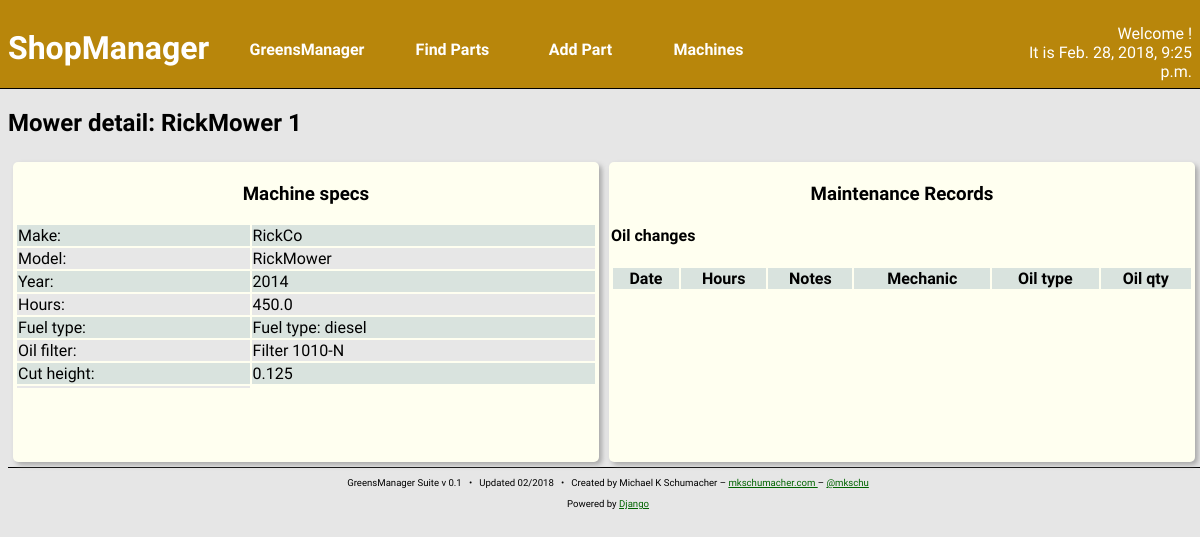
/shop/greensmower/1, run on an earlier commit of the app's database.
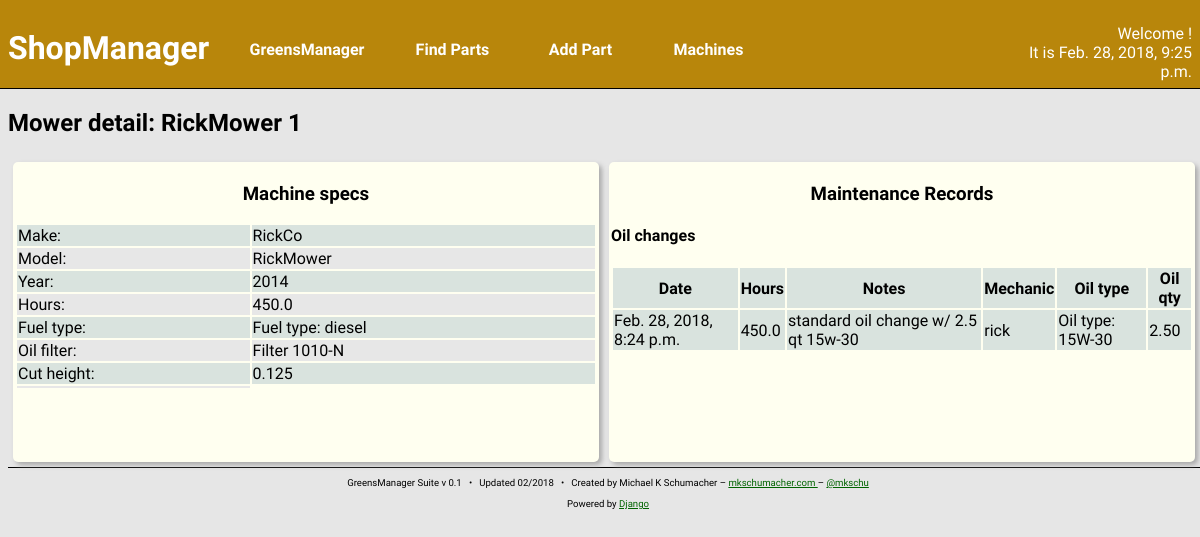
And on a later commit of the database.
### machines/models.py (models this page shows)
class Machine(models.Model):
    make = models.CharField(max_length=128)
    model = models.TextField(max_length=256)
    year = models.IntegerField()
    ident_number = models.CharField(max_length=16,
                                    blank = True,
                                    null = True)
    date_purchased = models.DateField()
    hours = models.FloatField()
    in_commission = models.BooleanField(default = True)
    fuel_type = models.ManyToManyField('parts.Fuel',
                                       blank = True,
                                       related_name = '+')
    oil_type = models.ManyToManyField('parts.Oil',
                                      blank = True,
                                      related_name = '+')
    oil_capacity = models.FloatField(blank = True, null = True)
    hyd_oil_type = models.ManyToManyField('parts.Oil',
                                          blank = True,
                                          related_name = '+')
    hyd_oil_capacity = models.FloatField(blank = True, null = True)
    oil_filter = models.ManyToManyField('parts.Filter',
                                        blank = True,
                                        related_name = '+')
    hyd_oil_filter = models.ManyToManyField('parts.Filter',
                                            blank = True,
                                            related_name = '+')
    fuel_filter = models.ManyToManyField('parts.Filter',
                                         blank = True,
                                         related_name = '+')
    created_at = models.DateTimeField(auto_now_add=True)
    updated_at = models.DateTimeField(auto_now=True)
    def __str__(self):
        return "%s %s" % (self.model, self.ident_number)

class Mower(Machine):
    cut_height = models.FloatField()

class GreensMower(Mower):
    """
    GreensMower class

    A subclass of Machine->Mower. Tracks machines typically used to
    mow greens.
    """

class Mower(Machine):
    cut_height = models.FloatField()

### parts/models.py (models this page shows, shortened)
class Fluid(models.Model):
    name = models.TextField()
    price_per_unit = models.DecimalField(decimal_places = 2,
                                         max_digits = 10)
    created_at = models.DateTimeField(auto_now_add=True)
    updated_at = models.DateTimeField(auto_now=True)

class Part(models.Model):
    part_no = models.CharField(max_length=256)
    alt_part_no = models.CharField(max_length=256,
                                   blank = True,
                                   null = True)
    make = models.CharField(max_length=256)
    description = models.TextField(blank = True, null = True)
    location = models.TextField(blank = True, null = True)
    in_stock = models.PositiveIntegerField()
    price = models.DecimalField(decimal_places = 2,
                                max_digits = 10)
    obsolete = models.BooleanField(default = False)
    created_at = models.DateTimeField(auto_now_add=True)
    updated_at = models.DateTimeField(auto_now=True)

### maintenance/models.py (models this page shows)
class Maintenance(models.Model):
    date_ooc = models.DateTimeField(auto_now_add=True)
    date_fixed = models.DateTimeField(blank=True, null=True)
    machine = models.ForeignKey('machines.Machine')
    hours_on_machine = models.FloatField()
    description = models.TextField()
    parts_used = models.ManyToManyField('parts.Part',
                                        through=RepairPart,
                                        blank = True)
    acked = models.ForeignKey(User)
    updated_at = models.DateTimeField(auto_now=True)

class OilChange(Maintenance):
    oil = models.ForeignKey('parts.Oil')
    oil_qty = models.DecimalField(decimal_places=2,
                                  max_digits=12)
    oil_cost = models.DecimalField(decimal_places=2,
                                   max_digits=12,
                                   blank=True,
                                   null=True)

class Maintenance(models.Model):
    date_ooc = models.DateTimeField(auto_now_add=True)
    date_fixed = models.DateTimeField(blank=True, null=True)
    machine = models.ForeignKey('machines.Machine')
    hours_on_machine = models.FloatField()
    description = models.TextField()
    parts_used = models.ManyToManyField('parts.Part',
                                        through=RepairPart,
                                        blank = True)
    acked = models.ForeignKey(User)
    updated_at = models.DateTimeField(auto_now=True)

### machines/views.py (the view)
# urls.py: url(r'^greensmower/(?P<mower_id>[0-9]+)', views.mower, name="mowerDetail"),
def mower(request, mower_id):
    curr_time = now()
    mower = Mach.GreensMower.objects.get(pk=mower_id)
    oil_changes = Maint.OilChange.objects.filter(machine=mower)[:5]
    context = {
        'curr_time': curr_time,
        'mower': mower,
        'oil_changes': oil_changes,
    }
    return render(request, 'machines/mower.html', context)

### parts/models.py (called while the page is built)
    def __str__(self):
        return "Fuel type: %s" % self.name

    def __str__(self):
        return "Oil type: %s" % self.name

    def __str__(self):
        return "Filter %s" % self.part_no

### machines/templates/machines/mower.html
{% include "machines/shophead.html" %}
<h2>Mower detail: {{ mower }}</h2>
<section class="content-block content-block-half">
    <h3>Machine specs</h3>
    <table>
        <tr>
            <td>Make:</td>
            <td>{{ mower.make }}</td>
        </tr>
        <tr>
            <td>Model:</td>
            <td>{{ mower.model }}</td>
        </tr>
        <tr>
            <td>Year:</td>
            <td>{{ mower.year }}</td>
        </tr>
        <tr>
            <td>Hours:</td>
            <td>{{ mower.hours }}</td>
        </tr>
        <tr>
            <td>Fuel type:</td>
            <td>{{ mower.fuel_type.first }}</td>
        </tr>
        <tr>
            <td>Oil filter:</td>
            <td>{{ mower.oil_filter.first }}</td>
        </tr>
        <tr>
            <td>Cut height:</td>
            <td>{{ mower.cut_height }}</td>
        </tr>
        <tr>
            <td></td>
        </tr>
    </table>
</section>
<section class="content-block content-block-half">
    <h3>Maintenance Records</h3>
    <h4>Oil changes</h4>
    <table>
        <thead>
            <th>Date</th>
            <th>Hours</th>
            <th>Notes</th>
            <th>Mechanic</th>
            <th>Oil type</th>
            <th>Oil qty</th>
        </thead>
        {% for o in oil_changes %}
        <tr>
            <td>{{ o.date_fixed }}</td>
            <td>{{ o.hours_on_machine }}</td>
            <td>{{ o.description }}</td>
            <td>{{ o.acked }}</td>
            <td>{{ o.oil }}</td>
            <td>{{ o.oil_qty }}</td>
        </tr>
        {% endfor %}
    </table>
</section>
{% include "foot.html" %}

### machines/templates/machines/shophead.html (shortened to what this page needs)
<!DOCTYPE html>
<html>
{% load static %}
<head>
    <link rel="stylesheet"
          type="text/css"
          href="{% static 'styles/main.css' %}" />
    <link rel="stylesheet"
          type="text/css"
          href="{% static 'styles/tablet.css' %}" />
    <link rel="stylesheet"
          type="text/css"
          href="{% static 'parts/styles/parts.css' %}" />
    <link rel="stylesheet"
          type="text/css"
          href="{% static 'machines/styles/shop.css' %}" />
</head>
<body>
<header>
    <a href="{% url 'shop:index' %}">
        <h1>ShopManager</h1>
    </a>
    <nav>
        <ul>
            <div class="parent-menu">
                <li>
                    <a href="{% url 'welcome:index' %}">
                        GreensManager
                    </a>
                </li>
            </div>
            <div class="parent-menu">
                <li>Find Parts
                </li>
            </div>
            <div class="parent-menu">
                <li>Add Part</li>
            </div>
            <div class="parent-menu">
                <li>Machines
                </li>
            </div>
        </ul>
    </nav>
    <p class="right-aligned" id="session-info">
        Welcome {{ user.get_username }}!<br />
        It is {{ curr_time }}
    </p>
</header>

### greensManager/templates/foot.html
    <footer>
        <p>
            GreensManager Suite v 0.1 &nbsp; &bull; &nbsp;
            Updated 02/2018 &nbsp; &bull; &nbsp;
            Created by Michael K Schumacher &ndash;
            <a href="https://mkschumacher.com" target="_blank">
                mkschumacher.com
            </a> &ndash;
            <a href="https://github.com/mkschu" target="_blank">
                @mkschu
            </a>
        </p>
        <p>
            Powered by <a href="https://djangoproject.com"
                          target="_blank">Django</a>
        </p>
    </footer>
</body>
</html>

### greensManager/static/styles/main.css (style rules this page uses)
body { background: #e6e6e6; font-family: 'Quattrocento Sans', sans-serif; width: 100vw; overflow: hidden; }
header { border-bottom: black solid 1px; background: darkgreen; color: white; padding: 1em; margin-left: -1em; margin-top: -1em; height: 8vh; }
header a { color: white; text-decoration: none; }
header h1 { float: left; font-family: 'Overlock', sans-serif; width: 15%; }
header nav { float: left; font-weight: bold; }
nav ul { list-style-type: none; }
nav ul li { display: inline; }
.parent-menu { position: relative; min-width: 80px; float: left; padding: 2vh 1.5em 2vh 1.5em; z-index: 10; text-align: center; }
#session-info { float: right; width: 15%; }
.content-block { width: 32%; float: left; border-radius: 5px; margin: 5px; padding: 2px; background: ivory; box-shadow: 3px 3px 5px darkgray; height: 37vh; overflow: hidden; }
.content-block h3 { text-align: center; }
.content-block table { width: 100%; }
.content-block tr:nth-child(odd) { background: #d9e3de; }
.content-block tr:nth-child(even) { background: #e7e7e7; }
.content-block-half { width: 48.5%; }
.right-aligned { text-align: right; }
footer { clear: both; font-size: 0.6em; text-align: center; border-top: 1px solid black; }
footer a { color: darkgreen; }

### parts/static/parts/styles/parts.css (style rules this page uses)
header { background: darkblue; }

### machines/static/machines/styles/shop.css (style rules this page uses)
header { background: darkgoldenrod; }

What changed in the data, as far as the page shows it:
added OilChange: date_fixed "Feb. 28, 2018, 8:24 p.m.", hours_on_machine "450.0", description "standard oil change w/ 2.5 qt 15w-30", acked "rick", oil "Oil type: 15W-30", oil_qty "2.50"
